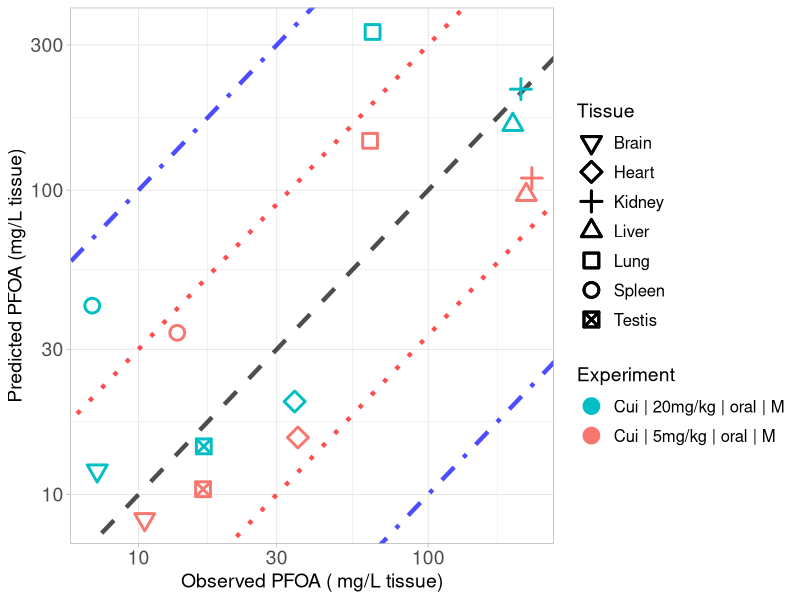

Write the R code that produced this figure.
library(ggplot2)

#setwd("C:/Users/ptsir/Documents/GitHub/PFAS_PBK_models/PFOA inhalation Rat/Validation/Validation_results")
setwd("/Users/eviepapakyriakopoulou/Documents/GitHub/PFAS_PBK_models/PFOA inhalation Rat/Validation/Validation_Scenario24m")

# Load Results 
Cui_results <- read.csv("Cui_2008_results.csv", header = T)
Cui_low <- Cui_results[Cui_results$Dose == 5, ]
Cui_low$Experiment <- "Cui | 5mg/kg | oral | M"
Cui_high <- Cui_results[Cui_results$Dose == 20, ]
Cui_high$Experiment <- "Cui | 20mg/kg | oral | M"
# 
Tissue_markers <-  c(0:10,14)
names(Tissue_markers) <- c( "Lung",   "Spleen",  "Liver",   "Kidney", "Plasma", "Heart",
                            "Brain","Testis", "Stomach", "Intestines", "Carcass")

Experiment <- scales::hue_pal()(2)

names(Experiment) <- unique(c(Cui_low$Experiment, Cui_high$Experiment))



scatter_plot <- ggplot()+
  geom_abline(intercept = log10(1), slope = 1, linetype = "dashed", color = "black", linewidth = 1.5, alpha = 0.7) +  # Identity line in log10 scale
  geom_abline(intercept = log10(3), slope = 1, linetype = "dotted", color = "red", linewidth = 1.5, alpha = 0.7) +  # +3-fold error line
  geom_abline(intercept = log10(1/3), slope = 1, linetype = "dotted", color = "red", linewidth = 1.5, alpha = 0.7) +  # -3-fold error line
  geom_abline(intercept = log10(10), slope = 1, linetype = "dotdash", color = "blue", linewidth = 1.5, alpha = 0.7) +  # +10-fold error line
  geom_abline(intercept = log10(1/10), slope = 1, linetype = "dotdash", color = "blue", linewidth = 1.5, alpha = 0.7) +  # -10-fold error line
  geom_point(data = Cui_low, aes(x=Observed, y=Predicted, color = Experiment, shape = Tissue), size=4, stroke = 1.5)+
  geom_point(data = Cui_high, aes(x=Observed, y=Predicted, color = Experiment, shape = Tissue), size=4, stroke = 1.5)+
  scale_y_log10()+
  scale_x_log10()+
  scale_color_manual(values = Experiment)+
  theme(legend.spacing.y = unit(1, 'cm')) +
  guides(fill = guide_legend(byrow = TRUE))+
  scale_shape_manual(values = Tissue_markers)+
  theme_light()+
  labs(y = "Predicted PFOA (mg/L tissue)",
       x = "Observed PFOA ( mg/L tissue)")+
  theme(plot.title = element_text(hjust = 0.5),
        legend.key.size = unit(0.75, 'cm'),  
        legend.title = element_text(size=14),
        legend.text = element_text(size=12,  hjust = 0),
        axis.text = element_text(size = 14),
        axis.title = element_text(size = 14),
        )

#print(scatter_plot)

ggsave("validation_plot_PFOA_tissues.png", scatter_plot, width = 11, height = 7, units = "in", dpi = 300)
